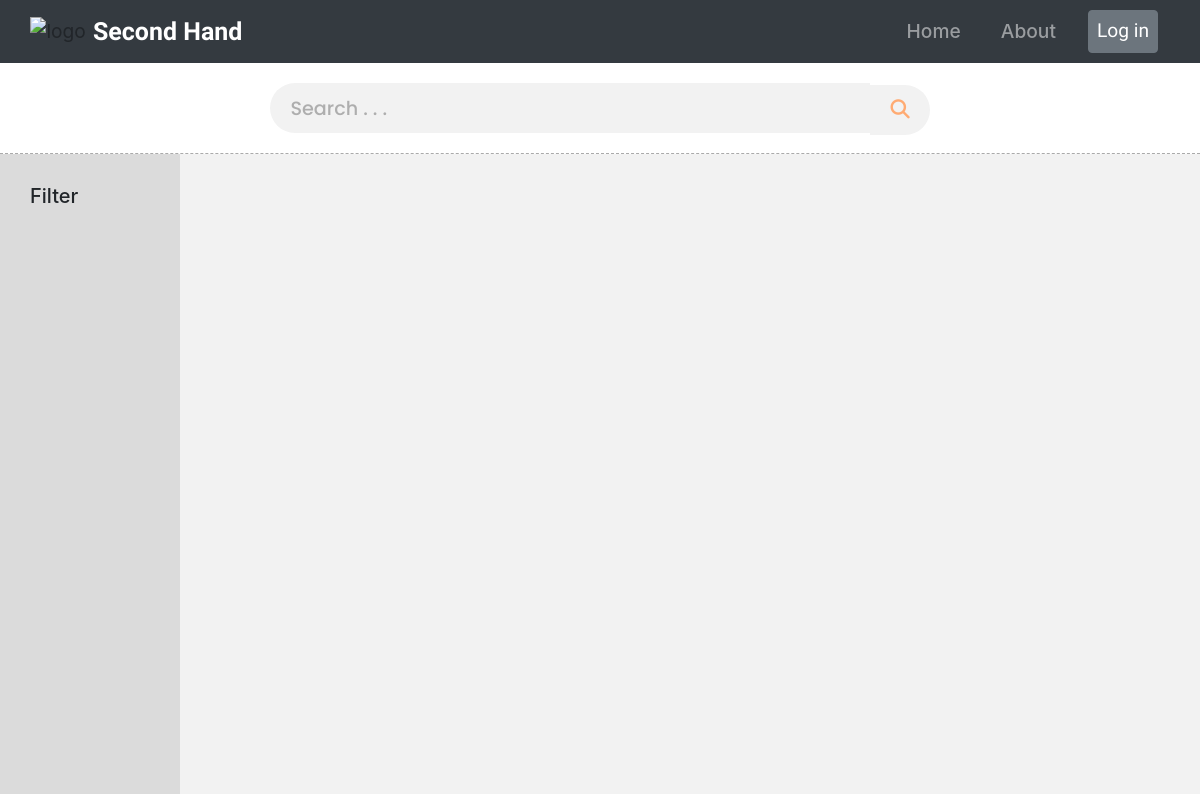
The page /ads/ on the database as committed earlier.
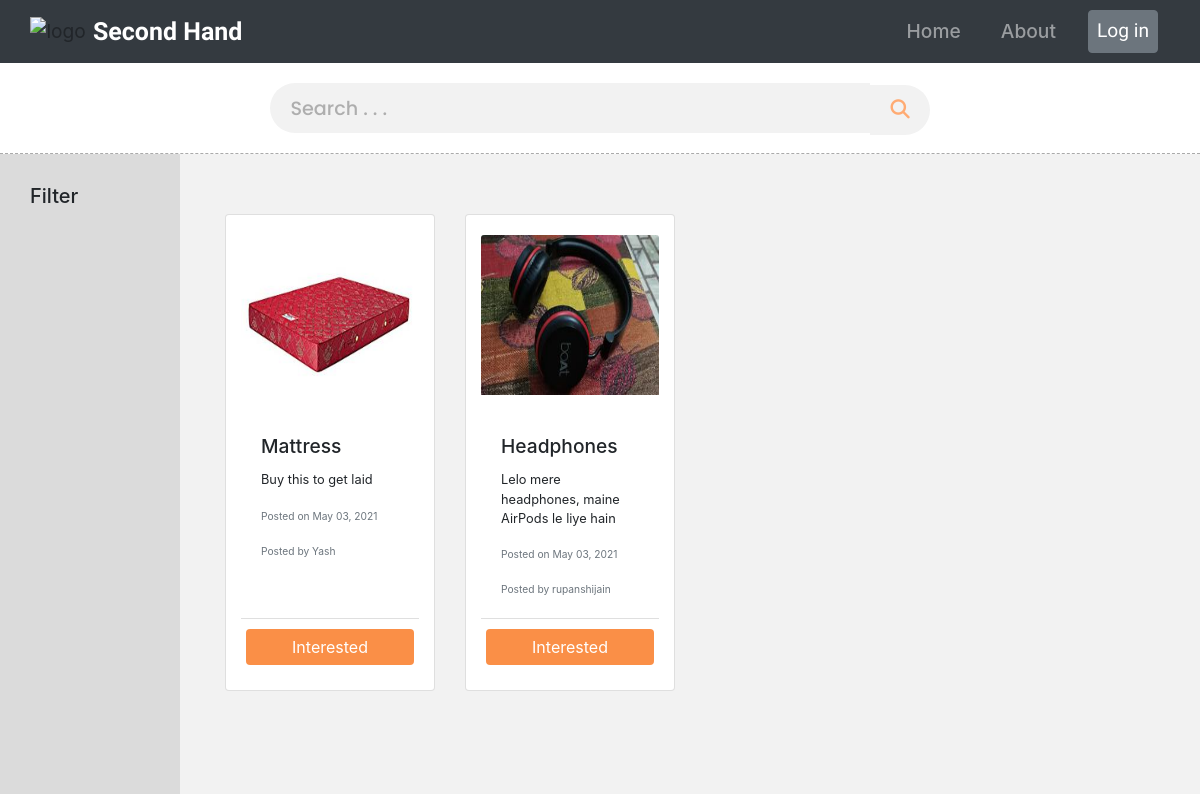
The same page on the database as committed later.
### ads/models.py (models this page shows, shortened)
class Post(models.Model):
    title = models.CharField(max_length=100, blank=False)
    description = models.TextField()
    price = models.IntegerField(blank=False)
    date_posted = models.DateTimeField(default=timezone.now)
    author = models.ForeignKey(User, on_delete=models.CASCADE)
    image = models.ImageField(upload_to='uploads', default='')

### ads/views.py (the view)
# urls.py: path('ads/', PostListView.as_view(), name='ads-list')
class PostListView(ListView):
    model = Post
    template_name = 'ads/ads.html'
    context_object_name = 'posts'

### ads/templates/ads/ads.html (shortened to what this page needs)
{% load static %}
<!DOCTYPE html>
<html lang="en">
<head>
    <link rel="stylesheet" href="https://stackpath.bootstrapcdn.com/bootstrap/4.3.1/css/bootstrap.min.css">
    <link rel="stylesheet" href="https://cdn.jsdelivr.net/npm/gotham-fonts@1.0.3/css/gotham-rounded.min.css">
    <link rel="stylesheet" href="{% static 'ads/css/cards.css' %}">
</head>
<body>
    <nav class="navbar navbar-expand-md bg-dark navbar-dark">
        <img src="{% static 'ads/images/handshake_logo.svg' %}" alt="logo" height="30vh" style="margin-right: 0.6vw; margin-left: 1.2vw;">
        <a class="navbar-brand" href=""> Second Hand</a>
      <div class="collapse navbar-collapse" id="navbarSupportedContent">
        <ul class="navbar-nav ml-auto">
            <li class="nav-item">
                <a class="nav-link" href="{% url 'ads-index' %}" onclick=showHome()>Home</a>
            </li>
            <li class="nav-item">
                <a class="nav-link" href="{% url 'ads-index' %}" onclick=showAbout()>About</a>
            </li>
            <li class="nav-item no-auth">
                {% if user.is_authenticated %}
                <a class="nav-link btn btn-secondary" href="{% url 'login' %}" style="color: white;">Log out</a>
                {% else %}
                <a class="nav-link btn btn-secondary" href="{% url 'login' %}" style="color: white;">Log in</a>
                {% endif %}
            </li>
        </ul>
     </div>
    </nav>
    <div class="searchbox">
        <input type="text" placeholder="Search . . ."><button type="submit" class="fas fa-search searchbtn"></button>
    </div>
    <div class="sidepanel">
        <h5>Filter</h5>
    </div>
    <div class="products">
        <div class="row">
            {% for post in posts %}
                <div class="col-sm-6 col-md-4 col-lg-3 d-flex">
                    <div class="card ">
                        <img src="{{ post.image.url }}" class="card-img-top" alt="...">
                        <div class="card-body">
                            <h5 class="card-title">{{ post.title }}</h5>
                            <p class="card-text">{{ post.description }} </p>
                            <p class="card-text"><small class="text-muted">Posted on {{ post.date_posted|date:"F d, Y" }} </small></p>
                            <p class="card-text"><small class="text-muted">Posted by {{ post.author }}</small></p>
                        </div>
                        <div class="card-footer">
                            <button class="btn btn-dark "> Interested</button>
                        </div>
                    </div>
                </div>
            {% endfor %}
        </div>
    </div>
</body>
</html>

### ads/static/ads/css/cards.css (style rules this page uses)
html { scroll-behavior: smooth; }
body { max-width: 100vw; height: 100vh; margin:0; background-color: white; backdrop-filter: blur(2px); background-attachment: fixed; background-repeat: no-repeat; }
nav { font-size: 1.2em; position: fixed; }
.navbar { z-index: 1; top: 0; width: 100%; background-color: transparent; padding-right: 30px; }
.navbar-brand { font-family: 'Ubuntu', sans-serif; font-weight: bold; font-size: 1.3em; }
.nav-item { margin: auto 1vw; font-weight: 500; }
.no-auth a { margin: 0; padding: 6px 12px; font-family: 'Ubuntu', sans-serif; font-size: 1em; }
.searchbox { width: 100vw; text-align: center; padding: 0.5em auto; border-bottom: 1px dashed rgb(170, 170, 170); }
.searchbox input { width: 50%; min-width: 235px; border: none; background-color: rgb(242, 242, 242); height: 50px; margin: 20px auto; outline: none; border-top-left-radius:25px ; border-bottom-left-radius: 25px; font-size: 1.2em; padding: 1% 20px; -webkit-appearance: none; color:rgb(130, 130, 130); font-family: 'Poppins', sans-serif; font-weight: 500; }
.searchbox input::placeholder { color:rgb(174, 174, 174); font-family: 'Poppins', sans-serif; font-weight: 500; }
.searchbtn { border: none; background-color: rgb(242, 242, 242); height: 50px; -webkit-appearance: none; outline: none; border-top-right-radius:25px ; border-bottom-right-radius: 25px; font-size: 1.2em; padding: 1% 20px; color:rgb(130, 130, 130); color: #ffab73; position: relative; top: 1px; margin: 0; }
.sidepanel { width: 15vw; height: 80vh; padding: 30px 30px; background-color: #dbdbdb; float: left; }
.products { width: 85vw; height: 80vh; padding: 20px 30px; display: inline-block; background-color: rgb(242, 242, 242); overflow-y: scroll; align-items: center; }
.row { margin: 0; }
.card img { margin: 20px auto; height: 20vh; }
.card { margin: 40px 0px; padding: 0px 15px; }
.card-title { font-size: 1.2em; }
.card-text { font-size: 0.8em; }
.card button { width: 100%; border: none; background-color: #fa8f47; outline: none; }
.card-footer { padding: 10px 5px 25px; background-color: transparent; position: relative; bottom: 0px; }

Rows that differ between the two databases and show on the page:
added Post: image (picture), title "Mattress", description "Buy this to get laid", date_posted "May 03, 2021", author "Yash"
added Post: image (picture), title "Headphones", description "Lelo mere headphones, maine AirPods le liye hain", date_posted "May 03, 2021", author "rupanshijain"
